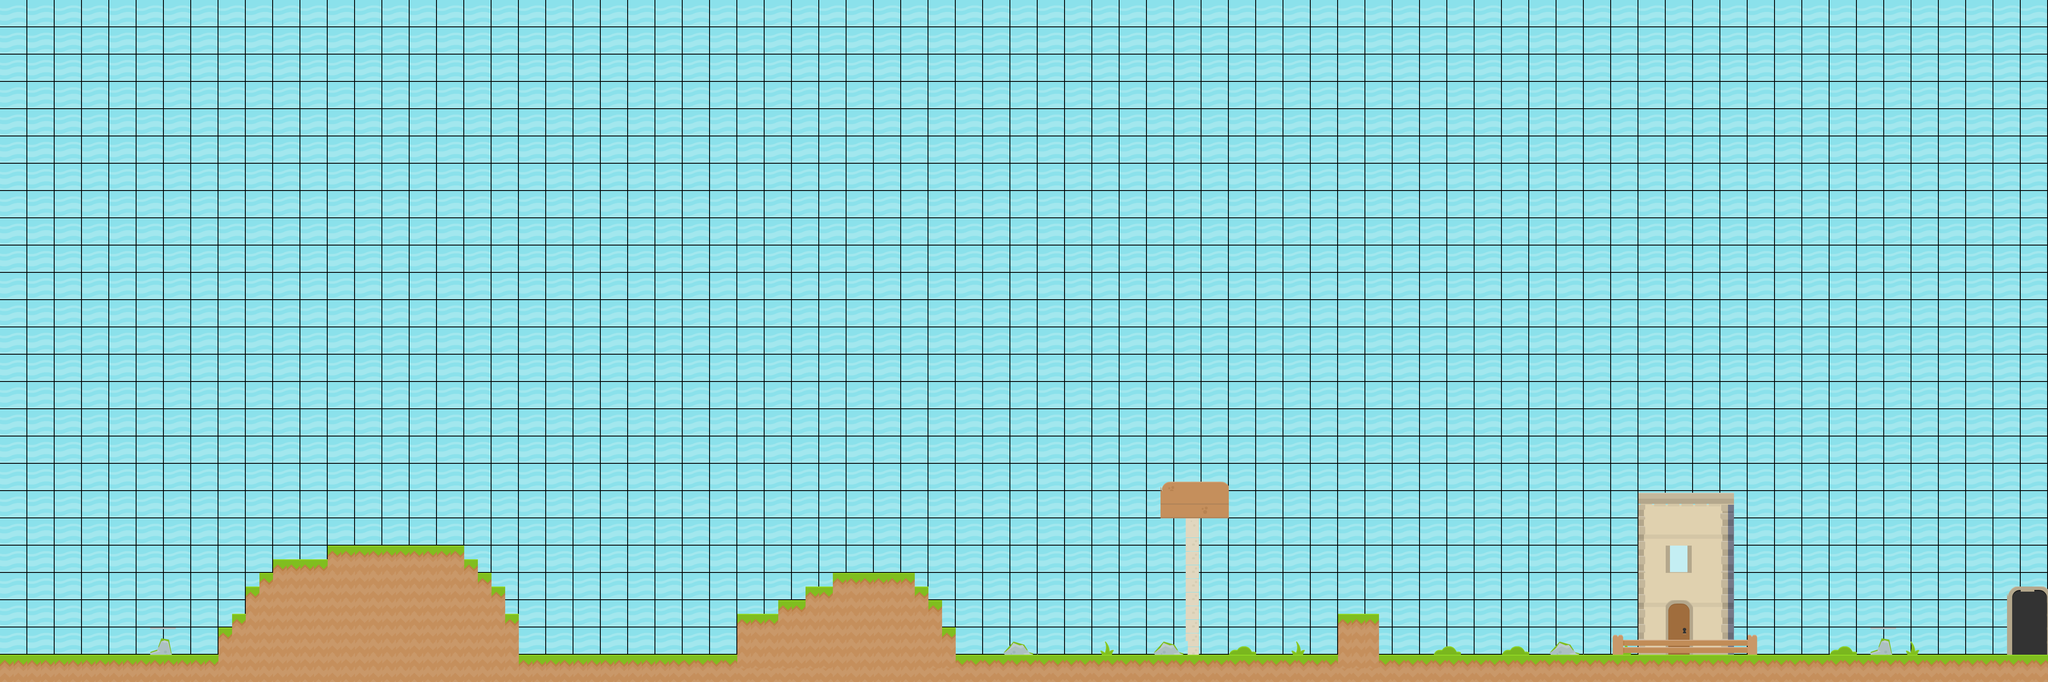

This is a level from a 2D game, rendered from its Tiled map with the project's own tilesets. A one-line summary and the map file follow, with tile-layer data summarised:
An orthogonal 150x50 tile map with 32x32 px tiles, 4 tile layers (Tile Layer 1, Tile Layer 2, Tile Layer 3, Tile Layer 4), 5 tilesets.

<map version="1.0" tiledversion="1.1.6" orientation="orthogonal" renderorder="right-down" width="150" height="50" tilewidth="32" tileheight="32" infinite="0" nextobjectid="1">
 <tileset firstgid="1" source="tiles_spritesheet.tsx" />
 <tileset firstgid="813" source="plant.tsx" />
 <tileset firstgid="817" source="bush.tsx" />
 <tileset firstgid="821" source="sheet.tsx" />
 <tileset firstgid="1271" source="spritesheet.tsx" />
 <layer name="Tile Layer 1" width="150" height="50">
  <data>[7500 cells, 7500 non-empty, 10 distinct tile ids]</data>
 </layer>
 <layer name="Tile Layer 2" width="150" height="50">
  <data>[7500 cells, 355 non-empty, 64 distinct tile ids]</data>
 </layer>
 <layer name="Tile Layer 3" width="150" height="50">
  <data>[7500 cells, 41 non-empty, 21 distinct tile ids]</data>
 </layer>
 <layer name="Tile Layer 4" width="150" height="50">
  <data>[7500 cells, 22 non-empty, 6 distinct tile ids]</data>
 </layer>
</map>
